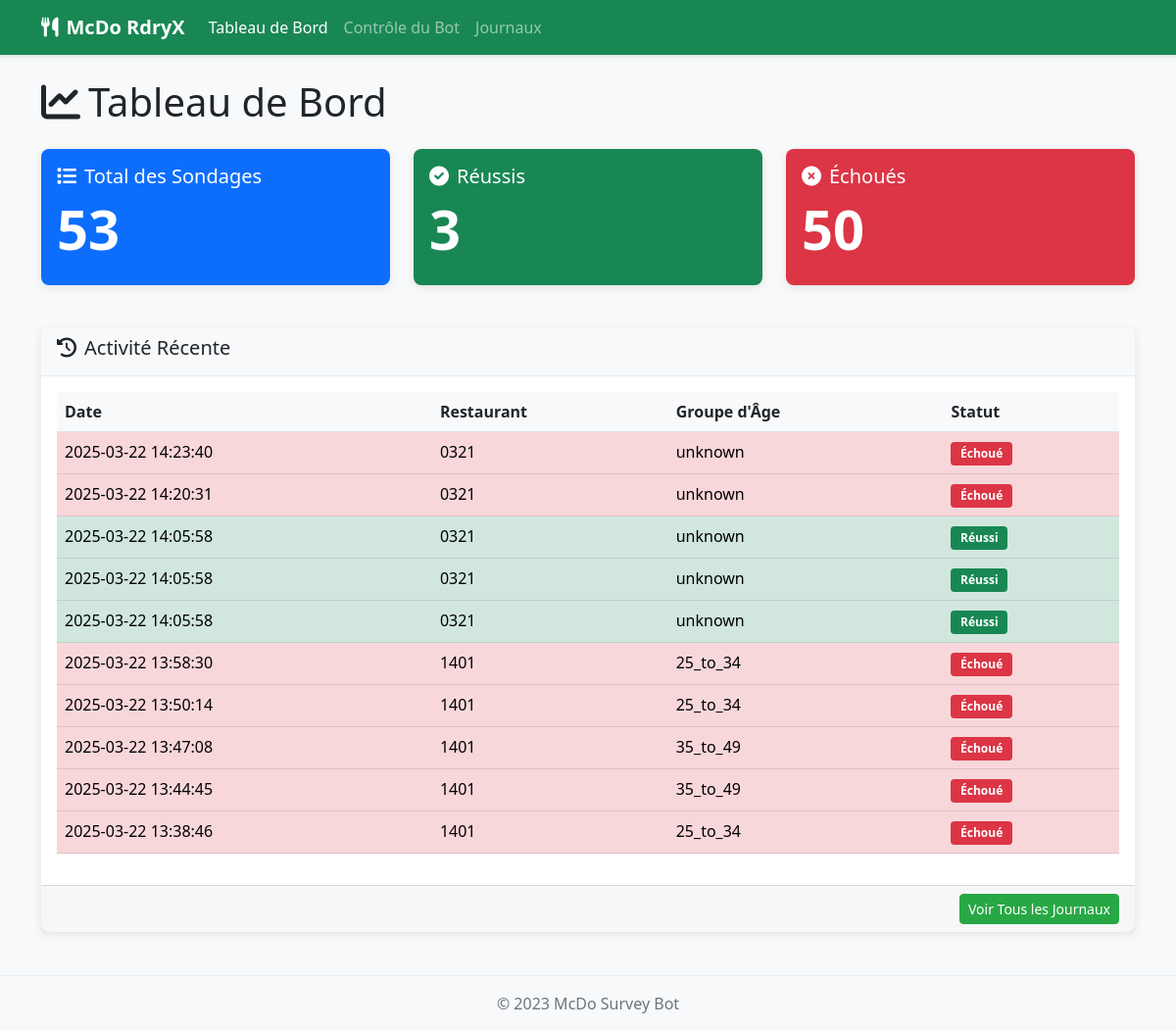
The page / on the database its author committed.
### app/models/config.py (models this page shows, shortened)
class SurveyLog(db.Model):
    id = db.Column(db.Integer, primary_key=True)
    submission_date = db.Column(db.DateTime, default=datetime.utcnow)
    age_group = db.Column(db.String(50), nullable=False)
    restaurant_number = db.Column(db.String(10), nullable=False)
    receipt_date = db.Column(db.String(20), nullable=False)
    receipt_time = db.Column(db.String(10), nullable=False)
    status = db.Column(db.String(20), default='success')
    error_message = db.Column(db.Text, nullable=True)

### app/routes/main.py (the view)
@main_bp.route('/')
def index():
    total_surveys = SurveyLog.query.count()
    successful_surveys = SurveyLog.query.filter_by(status='success').count()
    failed_surveys = SurveyLog.query.filter_by(status='error').count()
    recent_logs = SurveyLog.query.order_by(SurveyLog.submission_date.desc()).limit(10).all()
    return render_template('index.html',
                           total_surveys=total_surveys,
                           successful_surveys=successful_surveys,
                           failed_surveys=failed_surveys,
                           recent_logs=recent_logs)

### app/templates/index.html (shortened to what this page needs)
{% extends "base.html" %}
{% block content %}
<div class="row">
    <div class="col-md-12">
        <h1 class="mb-4"><i class="fas fa-chart-line me-2"></i>Tableau de Bord</h1>
    </div>
</div>
<div class="row mb-4">
    <div class="col-md-4">
        <div class="card text-white bg-primary">
            <div class="card-body">
                <h5 class="card-title"><i class="fas fa-list me-2"></i>Total des Sondages</h5>
                <h2 class="display-4">{{ total_surveys }}</h2>
            </div>
        </div>
    </div>
    <div class="col-md-4">
        <div class="card text-white bg-success">
            <div class="card-body">
                <h5 class="card-title"><i class="fas fa-check-circle me-2"></i>Réussis</h5>
                <h2 class="display-4">{{ successful_surveys }}</h2>
            </div>
        </div>
    </div>
    <div class="col-md-4">
        <div class="card text-white bg-danger">
            <div class="card-body">
                <h5 class="card-title"><i class="fas fa-times-circle me-2"></i>Échoués</h5>
                <h2 class="display-4">{{ failed_surveys }}</h2>
            </div>
        </div>
    </div>
</div>
<div class="row">
    <div class="col-md-12">
        <div class="card">
            <div class="card-header">
                <h5><i class="fas fa-history me-2"></i>Activité Récente</h5>
            </div>
            <div class="card-body">
                <div class="table-responsive">
                    <table class="table table-hover">
                        <thead>
                            <tr>
                                <th>Date</th>
                                <th>Restaurant</th>
                                <th>Groupe d'Âge</th>
                                <th>Statut</th>
                            </tr>
                        </thead>
                        <tbody>
                            {% for log in recent_logs %}
                            <tr class="{% if log.status == 'success' %}table-success{% else %}table-danger{% endif %}">
                                <td>{{ log.submission_date.strftime('%Y-%m-%d %H:%M:%S') }}</td>
                                <td>{{ log.restaurant_number }}</td>
                                <td>{{ log.age_group }}</td>
                                <td>
                                    {% if log.status == 'success' %}
                                    <span class="badge bg-success">Réussi</span>
                                    {% else %}
                                    <span class="badge bg-danger" title="{{ log.error_message }}">Échoué</span>
                                    {% endif %}
                                </td>
                            </tr>
                            {% else %}
                            <tr>
                                <td colspan="4" class="text-center">Aucun journal trouvé</td>
                            </tr>
                            {% endfor %}
                        </tbody>
                    </table>
                </div>
            </div>
            <div class="card-footer text-end">
                <a href="{{ url_for('main.logs') }}" class="btn btn-sm btn-primary">Voir Tous les Journaux</a>
            </div>
        </div>
    </div>
</div>
{% endblock %}

### app/templates/base.html (shortened to what this page needs)
<!DOCTYPE html>
<html lang="fr">
<head>
    <link href="https://cdn.jsdelivr.net/npm/bootstrap@5.1.3/dist/css/bootstrap.min.css" rel="stylesheet">
    <link rel="stylesheet" href="https://cdnjs.cloudflare.com/ajax/libs/font-awesome/6.0.0/css/all.min.css">
    <link rel="stylesheet" href="{{ url_for('static', filename='css/style.css') }}">
</head>
<body>
    <nav class="navbar navbar-expand-lg navbar-dark bg-success mb-4">
        <div class="container">
            <a class="navbar-brand" href="{{ url_for('main.index') }}">
                <i class="fas fa-utensils me-2"></i>McDo RdryX
            </a>
            <div class="collapse navbar-collapse" id="navbarNav">
                <ul class="navbar-nav">
                    <li class="nav-item">
                        <a class="nav-link {% if request.endpoint == 'main.index' %}active{% endif %}"
                           href="{{ url_for('main.index') }}">Tableau de Bord</a>
                    </li>
                    <li class="nav-item">
                        <a class="nav-link {% if request.endpoint == 'bot.bot_control' %}active{% endif %}"
                           href="{{ url_for('bot.bot_control') }}">Contrôle du Bot</a>
                    </li>
                    <li class="nav-item">
                        <a class="nav-link {% if request.endpoint == 'main.logs' %}active{% endif %}"
                           href="{{ url_for('main.logs') }}">Journaux</a>
                    </li>
                </ul>
            </div>
        </div>
    </nav>
    <div class="container mb-4">
        {% block content %}{% endblock %}
    </div>
    <footer class="footer mt-auto py-3 bg-light">
        <div class="container text-center">
            <span class="text-muted">© 2023 McDo Survey Bot</span>
        </div>
    </footer>
</body>
</html>

### app/static/css/style.css (style rules this page uses)
body { background-color: #f8f9fa; min-height: 100vh; display: flex; flex-direction: column; }
.navbar { box-shadow: 0 2px 4px rgba(0, 0, 0, 0.1); }
.navbar-brand { font-weight: bold; }
.card { box-shadow: 0 2px 8px rgba(0, 0, 0, 0.1); border-radius: 8px; margin-bottom: 20px; border: none; }
.card-header { background-color: #f8f9fa; border-bottom: 1px solid #e9ecef; font-weight: 600; }
.btn { border-radius: 4px; }
.btn-primary { background-color: #28a745; border-color: #28a745; }
.footer { margin-top: auto; border-top: 1px solid #e9ecef; }
.card.bg-primary, .card.bg-success, .card.bg-danger { transition: transform 0.3s; }
.display-4 { font-weight: bold; }
.table { border-collapse: separate; border-spacing: 0; }
.table th { background-color: #f8f9fa; }
.badge { padding: 0.5em 0.8em; }

### rows shown on the page
SurveyLog: submission_date "2025-03-22 14:23:40", restaurant_number "0321", age_group "unknown"
SurveyLog: submission_date "2025-03-22 14:20:31", restaurant_number "0321", age_group "unknown"
SurveyLog: submission_date "2025-03-22 14:05:58", restaurant_number "0321", age_group "unknown", status "Réussi"
SurveyLog: submission_date "2025-03-22 14:05:58", restaurant_number "0321", age_group "unknown", status "Réussi"
SurveyLog: submission_date "2025-03-22 14:05:58", restaurant_number "0321", age_group "unknown", status "Réussi"
SurveyLog: submission_date "2025-03-22 13:58:30", restaurant_number "1401", age_group "25_to_34"
SurveyLog: submission_date "2025-03-22 13:50:14", restaurant_number "1401", age_group "25_to_34"
SurveyLog: submission_date "2025-03-22 13:47:08", restaurant_number "1401", age_group "35_to_49"
SurveyLog: submission_date "2025-03-22 13:44:45", restaurant_number "1401", age_group "35_to_49"
SurveyLog: submission_date "2025-03-22 13:38:46", restaurant_number "1401", age_group "25_to_34"

### other values the page prints
{{ total_surveys }} "53"
{{ successful_surveys }} "3"
{{ failed_surveys }} "50"
